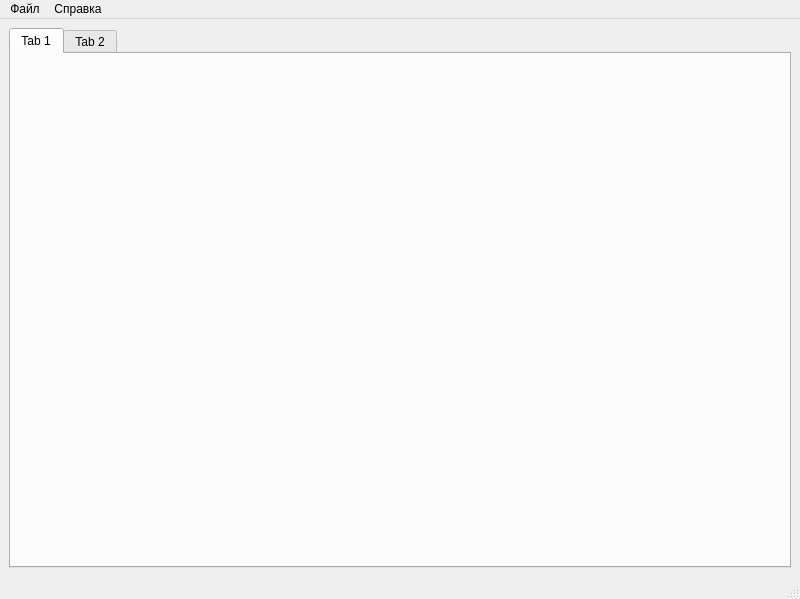
<?xml version="1.0" encoding="UTF-8"?>
<ui version="4.0">
 <class>MainWindow</class>
 <widget class="QMainWindow" name="MainWindow">
  <property name="geometry">
   <rect>
    <x>0</x>
    <y>0</y>
    <width>800</width>
    <height>599</height>
   </rect>
  </property>
  <property name="windowTitle">
   <string>Редактор шаблона эксперимента</string>
  </property>
  <widget class="QWidget" name="centralwidget">
   <layout class="QVBoxLayout" name="verticalLayout_2">
    <item>
     <layout class="QVBoxLayout" name="verticalLayout">
      <item>
       <widget class="QTabWidget" name="tabWidget">
        <widget class="QWidget" name="tab">
         <attribute name="title">
          <string>Tab 1</string>
         </attribute>
        </widget>
        <widget class="QWidget" name="tab_2">
         <attribute name="title">
          <string>Tab 2</string>
         </attribute>
        </widget>
       </widget>
      </item>
     </layout>
    </item>
   </layout>
  </widget>
  <widget class="QMenuBar" name="menubar">
   <property name="geometry">
    <rect>
     <x>0</x>
     <y>0</y>
     <width>800</width>
     <height>26</height>
    </rect>
   </property>
   <widget class="QMenu" name="menu">
    <property name="title">
     <string>Файл</string>
    </property>
    <addaction name="action_2"/>
    <addaction name="action_3"/>
    <addaction name="action_4"/>
    <addaction name="action_5"/>
   </widget>
   <widget class="QMenu" name="menu_2">
    <property name="title">
     <string>Справка</string>
    </property>
    <addaction name="action"/>
   </widget>
   <addaction name="menu"/>
   <addaction name="menu_2"/>
  </widget>
  <widget class="QStatusBar" name="statusbar"/>
  <action name="action">
   <property name="text">
    <string>Справка</string>
   </property>
  </action>
  <action name="action_2">
   <property name="text">
    <string>Открыть</string>
   </property>
   <property name="shortcut">
    <string>Ctrl+O</string>
   </property>
  </action>
  <action name="action_3">
   <property name="text">
    <string>Сохранить</string>
   </property>
   <property name="shortcut">
    <string>Ctrl+S</string>
   </property>
  </action>
  <action name="action_4">
   <property name="text">
    <string>Сохранить как</string>
   </property>
   <property name="shortcut">
    <string>Ctrl+Shift+S</string>
   </property>
  </action>
  <action name="action_5">
   <property name="text">
    <string>Применить</string>
   </property>
  </action>
 </widget>
 <resources/>
 <connections/>
</ui>
